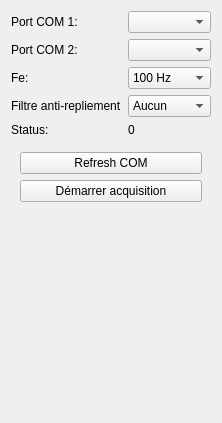
<?xml version="1.0" encoding="UTF-8"?>
<ui version="4.0">
 <class>Form</class>
 <widget class="QWidget" name="Form">
  <property name="geometry">
   <rect>
    <x>0</x>
    <y>0</y>
    <width>222</width>
    <height>423</height>
   </rect>
  </property>
  <property name="windowTitle">
   <string>Form</string>
  </property>
  <layout class="QGridLayout" name="gridLayout">
   <item row="3" column="1">
    <widget class="QComboBox" name="comboBox_3">
     <property name="currentIndex">
      <number>5</number>
     </property>
     <item>
      <property name="text">
       <string>50 Hz</string>
      </property>
     </item>
     <item>
      <property name="text">
       <string>100 Hz</string>
      </property>
     </item>
     <item>
      <property name="text">
       <string>500 Hz</string>
      </property>
     </item>
     <item>
      <property name="text">
       <string>1 kHz</string>
      </property>
     </item>
     <item>
      <property name="text">
       <string>5 kHz</string>
      </property>
     </item>
     <item>
      <property name="text">
       <string>Aucun</string>
      </property>
     </item>
    </widget>
   </item>
   <item row="0" column="0">
    <widget class="QLabel" name="label">
     <property name="text">
      <string>Port COM 1:</string>
     </property>
    </widget>
   </item>
   <item row="2" column="0">
    <widget class="QLabel" name="label_3">
     <property name="text">
      <string>Fe:</string>
     </property>
    </widget>
   </item>
   <item row="4" column="1">
    <widget class="QLabel" name="label_10">
     <property name="text">
      <string>0</string>
     </property>
    </widget>
   </item>
   <item row="6" column="0">
    <spacer name="verticalSpacer">
     <property name="orientation">
      <enum>Qt::Vertical</enum>
     </property>
     <property name="sizeHint" stdset="0">
      <size>
       <width>20</width>
       <height>40</height>
      </size>
     </property>
    </spacer>
   </item>
   <item row="2" column="1">
    <widget class="QComboBox" name="comboBox_2">
     <item>
      <property name="text">
       <string>100 Hz</string>
      </property>
     </item>
     <item>
      <property name="text">
       <string>500 Hz</string>
      </property>
     </item>
     <item>
      <property name="text">
       <string>1 kHz</string>
      </property>
     </item>
     <item>
      <property name="text">
       <string>2 kHz</string>
      </property>
     </item>
     <item>
      <property name="text">
       <string>10 kHz</string>
      </property>
     </item>
    </widget>
   </item>
   <item row="0" column="1">
    <widget class="QComboBox" name="comboBox"/>
   </item>
   <item row="4" column="0">
    <widget class="QLabel" name="label_5">
     <property name="text">
      <string>Status:</string>
     </property>
    </widget>
   </item>
   <item row="3" column="0">
    <widget class="QLabel" name="label_4">
     <property name="text">
      <string>Filtre anti-repliement</string>
     </property>
    </widget>
   </item>
   <item row="5" column="0" colspan="2">
    <widget class="QWidget" name="widget" native="true">
     <layout class="QGridLayout" name="gridLayout_2">
      <item row="1" column="0">
       <widget class="QPushButton" name="pushButton">
        <property name="text">
         <string>Démarrer acquisition</string>
        </property>
       </widget>
      </item>
      <item row="0" column="0">
       <widget class="QPushButton" name="pushButton_2">
        <property name="text">
         <string>Refresh COM</string>
        </property>
       </widget>
      </item>
     </layout>
    </widget>
   </item>
   <item row="1" column="0">
    <widget class="QLabel" name="label_2">
     <property name="text">
      <string>Port COM 2:</string>
     </property>
    </widget>
   </item>
   <item row="1" column="1">
    <widget class="QComboBox" name="comboBox_4"/>
   </item>
  </layout>
 </widget>
 <resources/>
 <connections/>
</ui>
